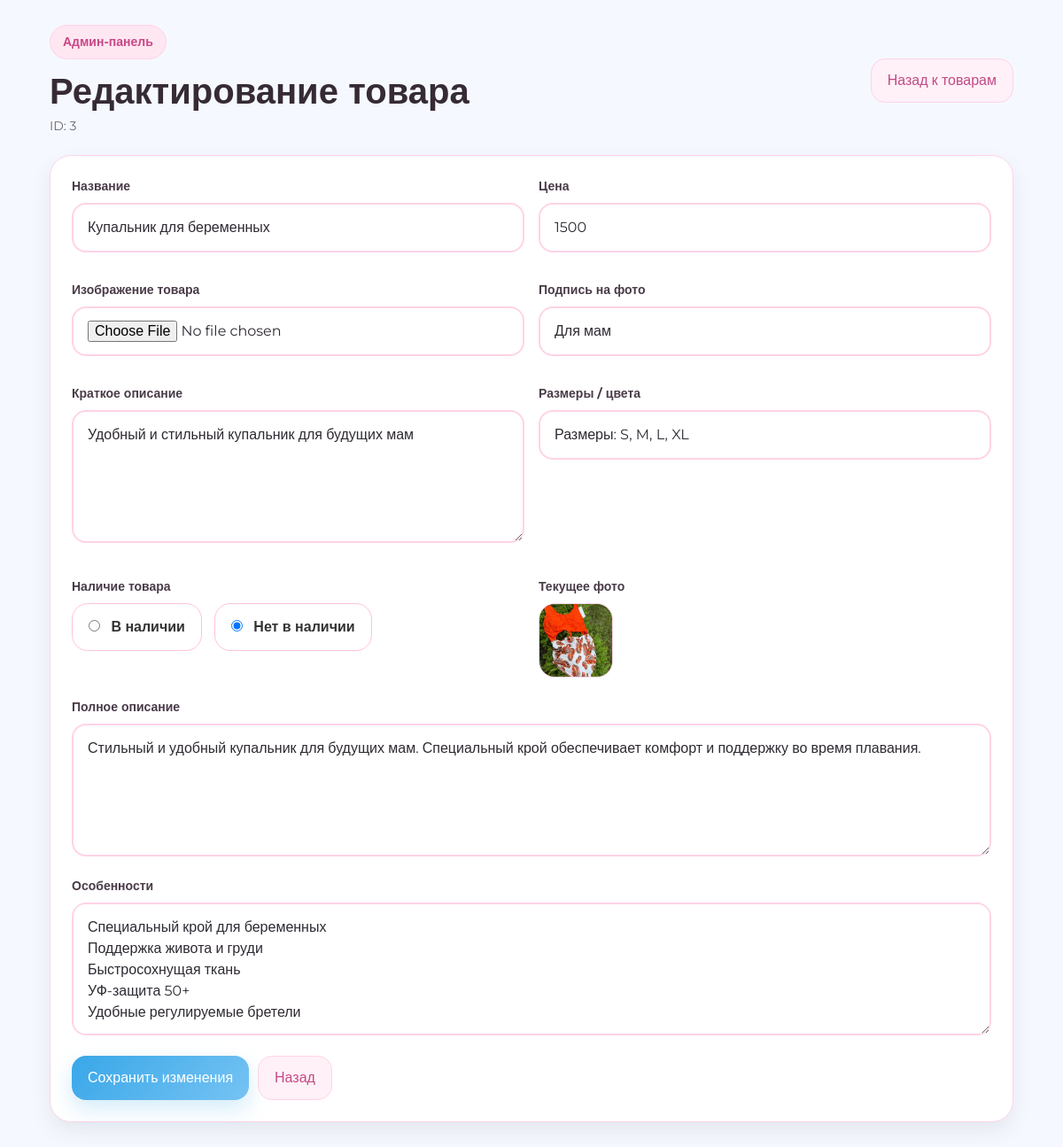
The page /admin/edit-product.php?id=3 (signed in) on the database its author committed.
### tables this page shows
CREATE TABLE IF NOT EXISTS products (
    id INT AUTO_INCREMENT PRIMARY KEY,
    title VARCHAR(255) NOT NULL,
    short_description TEXT,
    description TEXT,
    price INT NOT NULL DEFAULT 0,
    image VARCHAR(255) DEFAULT '',
    badge VARCHAR(100) DEFAULT '',
    sizes_text VARCHAR(255) DEFAULT '',
    status_text VARCHAR(100) DEFAULT 'В наличии',
    features TEXT,
    created_at TIMESTAMP DEFAULT CURRENT_TIMESTAMP,
    updated_at TIMESTAMP DEFAULT CURRENT_TIMESTAMP ON UPDATE CURRENT_TIMESTAMP
);

### admin/edit-product.php (the view, shortened to what this page needs)
<?php
require_once __DIR__ . '/../config/db.php';
$id = (int)($_GET['id'] ?? 0);
$stmt = $pdo->prepare('SELECT * FROM products WHERE id = ? LIMIT 1');
$stmt->execute([$id]);
$product = $stmt->fetch();
?>
<!doctype html><html lang="ru"><head><meta charset="utf-8"><meta name="viewport" content="width=device-width, initial-scale=1.0"><title>Редактировать товар</title><link href="https://fonts.googleapis.com/css2?family=Montserrat:wght@400;500;600;700&display=swap" rel="stylesheet"><link rel="stylesheet" href="../Style.css"><link rel="stylesheet" href="../assets/panel.css"></head><body class="panel-body"><div class="panel-shell"><div class="panel-topbar"><div><div class="brand-chip">Админ-панель</div><h1 class="panel-title" style="margin-top:14px">Редактирование товара</h1><div class="panel-subtitle">ID: <?= (int)$product['id'] ?></div></div><div class="panel-actions"><a class="btn btn-secondary" href="dashboard.php">Назад к товарам</a></div></div><?php if (!empty($_GET['saved'])): ?><div class="panel-alert panel-alert-success">Изменения сохранены</div><?php endif; ?><div class="panel-card"><form method="post" enctype="multipart/form-data"><div class="panel-grid"><label class="panel-field"><span class="panel-label">Название</span><input class="panel-input" name="title" value="<?= htmlspecialchars($product['title']) ?>" required></label><label class="panel-field"><span class="panel-label">Цена</span><input class="panel-input" name="price" type="number" min="0" value="<?= (int)$product['price'] ?>" required></label><label class="panel-field"><span class="panel-label">Изображение товара</span><input class="panel-input" name="image_file" type="file" accept="image/*"></label><label class="panel-field"><span class="panel-label">Подпись на фото</span><input class="panel-input" name="badge" value="<?= htmlspecialchars($product['badge']) ?>"></label><label class="panel-field"><span class="panel-label">Краткое описание</span><textarea class="panel-textarea" name="short_description"><?= htmlspecialchars($product['short_description']) ?></textarea></label><label class="panel-field"><span class="panel-label">Размеры / цвета</span><input class="panel-input" name="sizes_text" value="<?= htmlspecialchars($product['sizes_text']) ?>"></label><div class="panel-field"><span class="panel-label">Наличие товара</span><div class="radio-row"><label><input type="radio" name="status_text" value="В наличии" <?= $product['status_text'] === 'Нет в наличии' ? '' : 'checked' ?>> В наличии</label><label><input type="radio" name="status_text" value="Нет в наличии" <?= $product['status_text'] === 'Нет в наличии' ? 'checked' : '' ?>> Нет в наличии</label></div></div><?php if ($product['image']): ?><div class="panel-field"><span class="panel-label">Текущее фото</span><img class="preview" src="../<?= htmlspecialchars($product['image']) ?>" alt=""></div><?php endif; ?></div><label class="panel-field"><span class="panel-label">Полное описание</span><textarea class="panel-textarea" name="description"><?= htmlspecialchars($product['description']) ?></textarea></label><label class="panel-field"><span class="panel-label">Особенности</span><textarea class="panel-textarea" name="features"><?= htmlspecialchars($product['features']) ?></textarea></label><div class="panel-actions"><button class="btn btn-primary" type="submit">Сохранить изменения</button><a class="btn btn-secondary" href="dashboard.php">Назад</a></div></form></div></div></body></html>

### Style.css (style rules this page uses)
* { margin: 0; padding: 0; box-sizing: border-box; }
body { font-family: 'Comic Neue', cursive; background: #f5f9ff; color: #333; line-height: 1.5; min-height: 100vh; display: flex; flex-direction: column; }
html { scroll-behavior: smooth; }
a { text-decoration: none; }

### assets/panel.css (style rules this page uses)
:root { --pink-1:#f06ea9; --pink-2:#ff9dc9; --pink-3:#ffe7f2; --blue-1:#38a7e8; --blue-2:#76c3f3; --text:#2f2a33; --muted:#6a6470; --border:#f5b4d1; --bg:#fff8fc; --card:#ffffff; }
* { box-sizing:border-box }
body.panel-body { margin:0;font-family:'Montserrat','Arial',sans-serif;background:#f8fcff;color:var(--text) }
.panel-shell { max-width:1120px;margin:0 auto;padding:28px 16px 48px }
.panel-topbar { display:flex;justify-content:space-between;align-items:center;gap:16px;margin-bottom:22px;flex-wrap:wrap }
.brand-chip { display:inline-flex;align-items:center;gap:10px;padding:8px 14px;border-radius:999px;background:var(--pink-3);color:#c94887;font-weight:700;font-size:14px;border:1px solid #ffd2e6 }
.panel-title { margin:0;font-size:40px;line-height:1.08;color:#362b35 }
.panel-subtitle { margin-top:8px;color:var(--muted);font-size:14px }
.panel-card { background:var(--card);border:1px solid #ffd3e6;border-radius:26px;box-shadow:0 18px 50px rgba(231,114,168,.12);padding:24px }
.panel-grid { display:grid;grid-template-columns:1fr 1fr;gap:16px }
.panel-field { display:block;margin-bottom:16px }
.panel-label { display:block;font-size:14px;font-weight:700;margin-bottom:8px;color:#493b48 }
.panel-input,.panel-textarea,.panel-select { width:100%;padding:14px 16px;border:2px solid #ffd3e6;border-radius:16px;font:inherit;color:var(--text);background:#fff;outline:none;transition:border-color .18s ease, box-shadow .18s ease }
.panel-textarea { min-height:150px;resize:vertical }
.panel-actions { display:flex;gap:10px;flex-wrap:wrap }
.btn { display:inline-flex;align-items:center;justify-content:center;gap:8px;padding:12px 18px;border:none;border-radius:16px;font-weight:700;text-decoration:none;cursor:pointer;font:inherit;transition:transform .15s ease, box-shadow .15s ease, background .15s ease }
.btn-primary { background:linear-gradient(135deg,var(--blue-1),var(--blue-2));color:#fff;box-shadow:0 10px 24px rgba(56,167,232,.22) }
.btn-secondary { background:#fff1f7;color:#c24986;border:1px solid #ffd3e6 }
.preview { width:84px;height:84px;object-fit:cover;border-radius:18px;border:1px solid #ffd3e6;background:#fff }
body.panel-body { min-height:100vh;overflow-x:hidden;background:#f5f9ff;color:#333 }
.panel-shell,.panel-auth-shell { width:100%;max-width:1120px }
.panel-card,.panel-auth-card { background:#fff;border-radius:24px;box-shadow:0 10px 25px rgba(0,0,0,.07) }
.panel-topbar .panel-actions { display:flex;flex-wrap:wrap;gap:10px }
.radio-row { display:flex;gap:14px;flex-wrap:wrap;min-height:54px;align-items:center }
.radio-row label { border:1px solid #ffc1dd;border-radius:18px;padding:14px 18px;background:#fff;cursor:pointer;font-weight:600 }
.radio-row input { margin-right:8px }

### rows shown on the page
products: id "3", title "Купальник для беременных", price "1500", badge "Для мам", short_description "Удобный и стильный купальник для будущих мам", sizes_text "Размеры: S, M, L, XL", status_text "☐ В наличии", status_text "☑ Нет в наличии", image (picture), description "Стильный и удобный купальник для будущих мам. Специальный крой обеспечивает комфорт и поддержку во время плавания.", features "Специальный крой для беременных Поддержка живота и груди Быстросохнущая ткань УФ-защита 50+ Удобные регулируемые бретели"
